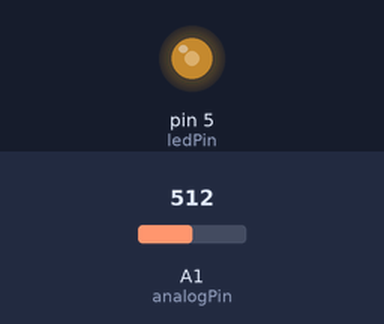
Recording of a sketch running on a simulated Arduino Uno, built with avr-gcc and run on an emulated ATmega328P. On the bench: output pins drawn as LEDs (lit = HIGH). The inputs (shaded band) are chosen by the test bench; at power-on: A1 (analogPin) = 512.

Above: at 1.2 s.
1.3 s: A1 (analogPin) set to 716
At 1.9 s:
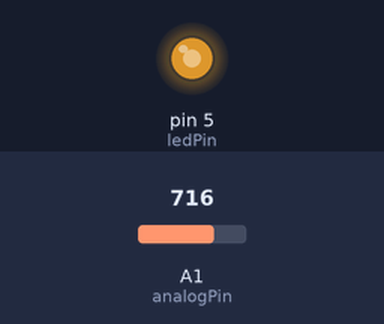
2.8 s: A1 (analogPin) set to 900
At 4.0 s:
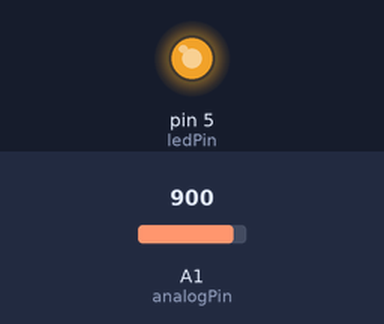
4.3 s: A1 (analogPin) set to 122
At 5.4 s:
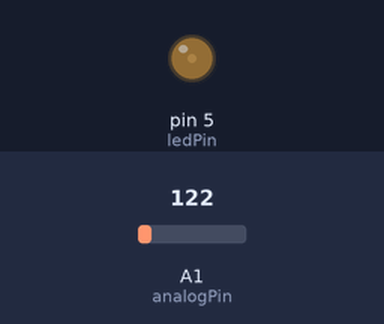
5.8 s: A1 (analogPin) set to 0
At 6.5 s:
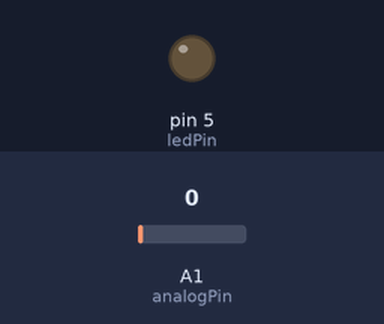
7.3 s: A1 (analogPin) set to 511
At 7.7 s:
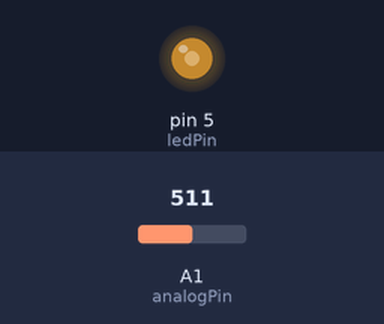
Timing chart, 0 to 9.8 s (numbered marks = the images above; inputs shaded):
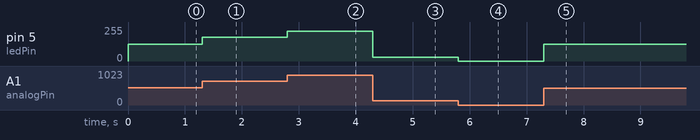

The sketch:

Pontentiometer_sahil.ino
```cpp
const int analogPin = A1;
const int ledPin = 5;
int inputValue = 0;
int outputValue = 0;

void setup(){
}

void loop(){
inputValue = analogRead(analogPin);
outputValue = map(inputValue,0,1023,0,255);
analogWrite(ledPin,outputValue);
}
```

Measured:
- after the input at 1.3 s, pin 5 (ledPin): 127/255 → 178/255 at once
- after the input at 2.8 s, pin 5 (ledPin): 178/255 → 224/255 at once
- after the input at 4.3 s, pin 5 (ledPin): 224/255 → 30/255 at once
- after the input at 5.8 s, pin 5 (ledPin): 30/255 → 0/255 at once
- after the input at 7.3 s, pin 5 (ledPin): 0/255 → 127/255 at once
